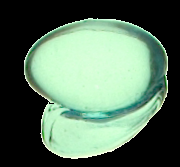
#> input picture Single Softgel/Softgel/Oval1.png, 180 x 167 px
$ python 'Defect Detection in Capsules.py'
#> lines starting #> are read from the running program, lines starting #| are printed output that depends on the picture; after the words box and inside, x2 and y2 are one past the last pixel; in counts of white or black regions, pixels touching at a corner belong together
import numpy as np
import cv2
from matplotlib import pyplot as plt
import time


def load_img():
    start_time = time.time()
    # folder_name = 'Capsule images'
    folder_name = 'Single Softgel/Softgel'
    img = cv2.imread(f'{folder_name}/Oval1.png')
#> img is the input picture: shape (167, 180, 3); mean B, G, R 94.7, 114.6, 88.9
    gray = cv2.cvtColor(img, cv2.COLOR_BGR2GRAY)
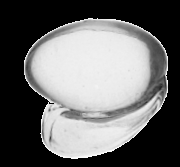
#> gray: shape (167, 180); min 0, max 255, mean 104.6
    visual_img = img.copy()
    # Find Canny edges
    edged = cv2.Canny(gray, 20, 200)  # 20
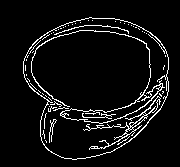
#> edged: shape (167, 180); 6.3% white in thin lines or dots, all inside (x1, y1, x2, y2) = (23, 17, 169, 160)
    plt.imshow(edged)
    plt.show()

    contours, hierarchy = cv2.findContours(edged, cv2.RETR_EXTERNAL, cv2.CHAIN_APPROX_NONE)
#> contours = 1 contour; box (x1, y1, x2, y2) and area: (23, 17, 169, 160) 15574
    print("Number of Contours found = " + str(len(contours)))
#| Number of Contours found = 1
    cv2.drawContours(visual_img, contours, -1, (0, 255, 0), 2)
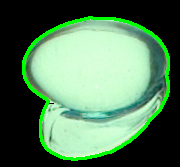
#> visual_img: shape (167, 180, 3); 5.35% of pixels changed, all inside (x1, y1, x2, y2) = (22, 16, 170, 161)

    plt.imshow(visual_img, cmap='gray')
    plt.show()

    extract_object(gray, contours, start_time)


def extract_object(gray, contours, start_time):
#> called with start_time = 1.8e+09
    label = []
    object_list = []
    color_img = cv2.cvtColor(gray, cv2.COLOR_GRAY2RGB)

    for i in range(len(contours)):
        mask = np.zeros_like(gray)
        cv2.drawContours(mask, contours, i, color=255, thickness=-1)
        index_pixel = np.where(mask == 255)

        result = np.zeros((gray.shape[0], gray.shape[1]))
        result[index_pixel[0], index_pixel[1]] = gray[index_pixel[0], index_pixel[1]]
        object_list.append((index_pixel[0], index_pixel[1]))

        idx_txt_col = np.min(index_pixel[1])

        status = anomaly_detection(result, idx_txt_col, i)
        label.append(status)
        if status == 'Accept':
            color_img[index_pixel[0], index_pixel[1], 1] = 255
        elif status == 'Reject':
            color_img[index_pixel[0], index_pixel[1], 0] = 255
#> this loop made 1 pass
#> (index_pixel, idx_txt_col, status) on pass 1: (15785 positions, rows 17 to 159, columns 23 to 168, 23, 'Accept')
#> (printed output is left out)
#> pass 1, in anomaly_detection, `canny = cv2.Canny(image, 120, 200)`:
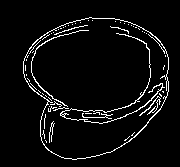
#> canny: shape (167, 180); 5% white in thin lines or dots, all inside (x1, y1, x2, y2) = (23, 17, 169, 160)
#> pass 1, in anomaly_detection, `cv2.imwrite(f'Results/Labeling Capsules/Oval {num + 1:02}.png', img_co..`:
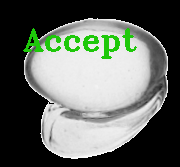
#> saved as Oval 01.png: shape (167, 180, 3); mean B, G, R 98.2, 104.9, 98.9
#> after the loop:
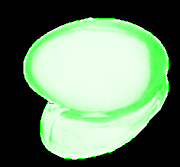
#> color_img: shape (167, 180, 3); mean B, G, R 104.6, 133.9, 104.6
#> after the loop:
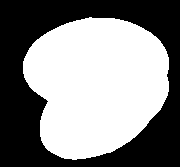
#> mask: shape (167, 180); 52.5% white; 1 black region, box (x1, y1, x2, y2) and area: (0, 0, 180, 167) 14275
#> after the loop, label = ['Accept']; object_list = 1 item
    # plt.imshow(color_img, cmap='gray')
    # plt.show()
    print(label)
#| ['Accept']
    end_time = time.time()
    print('time is:', (end_time - start_time))


def anomaly_detection(image, txt_idx, num):
    status = 'Accept'
    image = image.astype(dtype='uint8')
    canny = cv2.Canny(image, 120, 200)
    contours, hierarchy = cv2.findContours(canny, cv2.RETR_CCOMP, cv2.CHAIN_APPROX_SIMPLE)


    img_copy = np.copy(cv2.cvtColor(image, cv2.COLOR_GRAY2RGB))
    for i, c in enumerate(contours):
        areaContours = cv2.contourArea(c)
        print(areaContours)

        # if areaContours > 100 and areaContours < 1000: # Red Capsule
        if 1000 < areaContours < 2000: # Transparent Oval
            # print(f'area {i}:', areaContours)
            status = 'Reject'
            cv2.drawContours(img_copy, contours, i, (0, 0, 255), -1)
    if status == 'Reject':
        cv2.putText(img=img_copy, text=status, org=(txt_idx, 50), fontFace=cv2.FONT_HERSHEY_TRIPLEX, fontScale=1,
                    color=(30, 10, 200), thickness=2)
    else:
        cv2.putText(img=img_copy, text=status, org=(txt_idx, 50), fontFace=cv2.FONT_HERSHEY_TRIPLEX, fontScale=1,
                    color=(10, 200, 30), thickness=2)
    cv2.imwrite(f'Results/Labeling Capsules/Oval {num + 1:02}.png', img_copy)
    plt.imshow(img_copy,cmap='gray')
    plt.show()
    return status


if __name__ == '__main__':
    load_img()

$ run again, with Single Softgel/Softgel/Oval3.png copied over Single Softgel/Softgel/Oval1.png
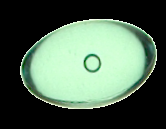
#> input picture Single Softgel/Softgel/Oval3.png, 166 x 129 px
#> in load_img, img is the input picture: shape (129, 166, 3); mean B, G, R 81.4, 99.1, 77.8
#> in load_img, `edged = cv2.Canny(gray, 20, 200)`:
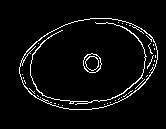
#> edged: shape (129, 166); 4.5% white in thin lines or dots, all inside (x1, y1, x2, y2) = (19, 18, 158, 110)
#> in load_img, `contours, hierarchy = cv2.findContours(edged, cv2.RETR_EXTERNAL, cv2.C..`: contours = 1 contour; box (x1, y1, x2, y2) and area: (19, 18, 158, 110) 9628
#| Number of Contours found = 1
#> visual_img: shape (129, 166, 3); 5.81% of pixels changed, all inside (x1, y1, x2, y2) = (18, 17, 159, 111)
#> the loop in extract_object, `for i in range(len(contours)):` made 1 pass
#> (index_pixel, idx_txt_col, status) on pass 1: (9793 positions, rows 18 to 109, columns 19 to 157, 19, 'Accept')
#> (printed output is left out)
#> after the loop in extract_object, `for i in range(len(contours)):`:
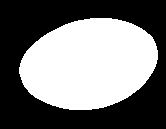
#> mask: shape (129, 166); 45.7% white; 1 white region, box (x1, y1, x2, y2) and area: (19, 18, 158, 110) 9793
#> after the loop in extract_object, `for i in range(len(contours)):`: label = ['Accept']; object_list = 1 item
#| ['Accept']

$ run again, with Single Softgel/Softgel/Oval4.png copied over Single Softgel/Softgel/Oval1.png
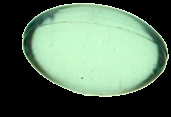
#> input picture Single Softgel/Softgel/Oval4.png, 171 x 117 px
#> in load_img, img is the input picture: shape (117, 171, 3); mean B, G, R 94.7, 116, 91.1
#> in load_img, `edged = cv2.Canny(gray, 20, 200)`:
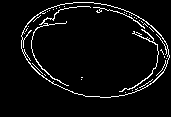
#> edged: shape (117, 171); 5% white in thin lines or dots, all inside (x1, y1, x2, y2) = (21, 2, 170, 98)
#> in load_img, `contours, hierarchy = cv2.findContours(edged, cv2.RETR_EXTERNAL, cv2.C..`: contours = 1 contour; box (x1, y1, x2, y2) and area: (21, 2, 170, 98) 10711
#| Number of Contours found = 1
#> visual_img: shape (117, 171, 3); 6.61% of pixels changed, all inside (x1, y1, x2, y2) = (20, 1, 171, 99)
#> the loop in extract_object, `for i in range(len(contours)):` made 1 pass
#> (index_pixel, idx_txt_col, status) on pass 1: (10885 positions, rows 2 to 97, columns 21 to 169, 21, 'Accept')
#> (printed output is left out)
#> after the loop in extract_object, `for i in range(len(contours)):`:
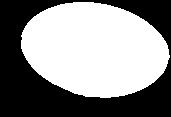
#> mask: shape (117, 171); 54.4% white; 1 black region, box (x1, y1, x2, y2) and area: (0, 0, 171, 117) 9122
#> after the loop in extract_object, `for i in range(len(contours)):`: label = ['Accept']; object_list = 1 item
#| ['Accept']

$ run again, with Single Softgel/Softgel/Capsule1.png copied over Single Softgel/Softgel/Oval1.png
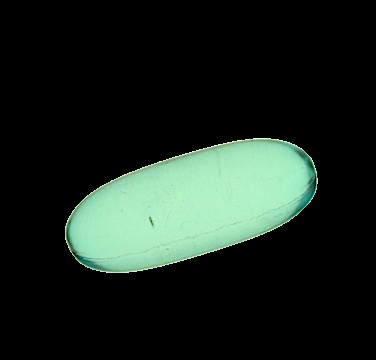
#> input picture Single Softgel/Softgel/Capsule1.png, 376 x 360 px
#> in load_img, img is the input picture: shape (360, 376, 3); mean B, G, R 30.8, 37.5, 26.8
#> edged: shape (360, 376); 1.1% white in thin lines or dots, all inside (x1, y1, x2, y2) = (64, 137, 319, 274)
#> in load_img, `contours, hierarchy = cv2.findContours(edged, cv2.RETR_EXTERNAL, cv2.C..`: contours = 24 contours, 22 with area under 20; largest, box (x1, y1, x2, y2) and area: (64, 137, 319, 274) 142, (227, 201, 289, 232) 68
#| Number of Contours found = 24
#> visual_img: shape (360, 376, 3); 3.35% of pixels changed, all inside (x1, y1, x2, y2) = (63, 136, 320, 275)
#> the loop in extract_object, `for i in range(len(contours)):` made 24 passes
#> (index_pixel, idx_txt_col, contours in anomaly_detection) on passes 1, 2, 9, 10: (([268], [95]), 95, 2 contours, all with area under 20), (([266], [89]), 89, 2 contours, all with area under 20), (29 positions, rows 252 to 258, columns 75 to 99, 75, 5 contours, all with area under 20), (10 positions, rows 248 to 250, columns 166 to 169, 166, 2 contours, all with area under 20)
#> (printed output is left out)
#> after the loop in extract_object, `for i in range(len(contours)):`:
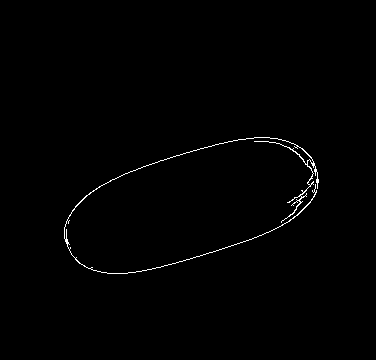
#> mask: shape (360, 376); 0.68% white in thin lines or dots, all inside (x1, y1, x2, y2) = (64, 137, 319, 274)
#> after the loop in extract_object, `for i in range(len(contours)):`: label = ['Accept', 'Accept', 'Accept', 'Accept', 'Accept', 'Accept', 'Accept', 'Accept', 'Accept', 'Accept', 'Accept', 'Accept', 'Accept', 'Accept', 'Accept', 'Accept', 'Accept', 'Accept', 'Accept', 'Accept', 'Accept', 'Accept', 'Accept', 'Accept']; object_list = 24 items
#> (printed output is left out)
